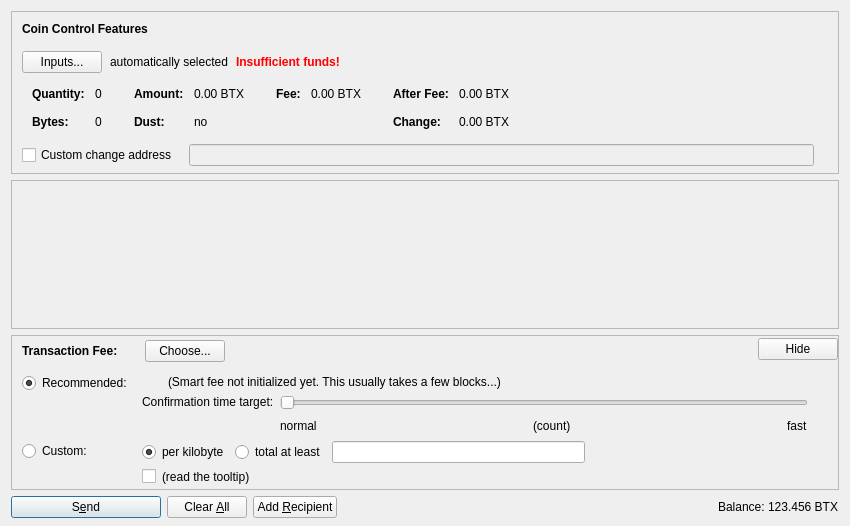
<?xml version="1.0" encoding="UTF-8"?>
<ui version="4.0">
 <class>SendCoinsDialog</class>
 <widget class="QDialog" name="SendCoinsDialog">
  <property name="geometry">
   <rect>
    <x>0</x>
    <y>0</y>
    <width>850</width>
    <height>526</height>
   </rect>
  </property>
  <property name="windowTitle">
   <string>Send Coins</string>
  </property>
  <layout class="QVBoxLayout" name="verticalLayout" stretch="0,1,0,0">
   <property name="bottomMargin">
    <number>8</number>
   </property>
   <item>
    <widget class="QFrame" name="frameCoinControl">
     <property name="sizePolicy">
      <sizepolicy hsizetype="Expanding" vsizetype="Expanding">
       <horstretch>0</horstretch>
       <verstretch>0</verstretch>
      </sizepolicy>
     </property>
     <property name="maximumSize">
      <size>
       <width>16777215</width>
       <height>16777215</height>
      </size>
     </property>
     <property name="frameShape">
      <enum>QFrame::StyledPanel</enum>
     </property>
     <property name="frameShadow">
      <enum>QFrame::Sunken</enum>
     </property>
     <layout class="QVBoxLayout" name="verticalLayoutCoinControl2">
      <property name="spacing">
       <number>0</number>
      </property>
      <property name="leftMargin">
       <number>0</number>
      </property>
      <property name="topMargin">
       <number>0</number>
      </property>
      <property name="rightMargin">
       <number>0</number>
      </property>
      <property name="bottomMargin">
       <number>6</number>
      </property>
      <item>
       <layout class="QVBoxLayout" name="verticalLayoutCoinControl" stretch="0,0,0,0,1">
        <property name="spacing">
         <number>0</number>
        </property>
        <property name="leftMargin">
         <number>10</number>
        </property>
        <property name="topMargin">
         <number>10</number>
        </property>
        <item>
         <layout class="QHBoxLayout" name="horizontalLayoutCoinControl1">
          <property name="bottomMargin">
           <number>15</number>
          </property>
          <item>
           <widget class="QLabel" name="labelCoinControlFeatures">
            <property name="sizePolicy">
             <sizepolicy hsizetype="Preferred" vsizetype="Maximum">
              <horstretch>0</horstretch>
              <verstretch>0</verstretch>
             </sizepolicy>
            </property>
            <property name="font">
             <font>
              <weight>75</weight>
              <bold>true</bold>
             </font>
            </property>
            <property name="styleSheet">
             <string notr="true">font-weight:bold;</string>
            </property>
            <property name="text">
             <string>Coin Control Features</string>
            </property>
           </widget>
          </item>
         </layout>
        </item>
        <item>
         <layout class="QHBoxLayout" name="horizontalLayoutCoinControl2" stretch="0,0,0,0">
          <property name="spacing">
           <number>8</number>
          </property>
          <property name="bottomMargin">
           <number>10</number>
          </property>
          <item>
           <widget class="QPushButton" name="pushButtonCoinControl">
            <property name="styleSheet">
             <string notr="true"/>
            </property>
            <property name="text">
             <string>Inputs...</string>
            </property>
            <property name="autoDefault">
             <bool>false</bool>
            </property>
           </widget>
          </item>
          <item>
           <widget class="QLabel" name="labelCoinControlAutomaticallySelected">
            <property name="text">
             <string>automatically selected</string>
            </property>
            <property name="margin">
             <number>5</number>
            </property>
           </widget>
          </item>
          <item>
           <widget class="QLabel" name="labelCoinControlInsuffFunds">
            <property name="font">
             <font>
              <weight>75</weight>
              <bold>true</bold>
             </font>
            </property>
            <property name="styleSheet">
             <string notr="true">color:red;font-weight:bold;</string>
            </property>
            <property name="text">
             <string>Insufficient funds!</string>
            </property>
            <property name="margin">
             <number>5</number>
            </property>
           </widget>
          </item>
          <item>
           <spacer name="horizontalSpacerCoinControl">
            <property name="orientation">
             <enum>Qt::Horizontal</enum>
            </property>
            <property name="sizeHint" stdset="0">
             <size>
              <width>40</width>
              <height>1</height>
             </size>
            </property>
           </spacer>
          </item>
         </layout>
        </item>
        <item>
         <widget class="QWidget" name="widgetCoinControl" native="true">
          <property name="sizePolicy">
           <sizepolicy hsizetype="Preferred" vsizetype="Preferred">
            <horstretch>0</horstretch>
            <verstretch>0</verstretch>
           </sizepolicy>
          </property>
          <property name="minimumSize">
           <size>
            <width>0</width>
            <height>0</height>
           </size>
          </property>
          <property name="styleSheet">
           <string notr="true"/>
          </property>
          <layout class="QHBoxLayout" name="horizontalLayoutCoinControl5">
           <property name="leftMargin">
            <number>0</number>
           </property>
           <property name="topMargin">
            <number>0</number>
           </property>
           <property name="rightMargin">
            <number>0</number>
           </property>
           <property name="bottomMargin">
            <number>0</number>
           </property>
           <item>
            <layout class="QHBoxLayout" name="horizontalLayoutCoinControl3" stretch="0,0,0,1">
             <property name="spacing">
              <number>20</number>
             </property>
             <property name="topMargin">
              <number>0</number>
             </property>
             <property name="bottomMargin">
              <number>10</number>
             </property>
             <item>
              <layout class="QFormLayout" name="formLayoutCoinControl1">
               <property name="horizontalSpacing">
                <number>10</number>
               </property>
               <property name="verticalSpacing">
                <number>14</number>
               </property>
               <property name="leftMargin">
                <number>10</number>
               </property>
               <property name="topMargin">
                <number>4</number>
               </property>
               <property name="rightMargin">
                <number>6</number>
               </property>
               <item row="0" column="0">
                <widget class="QLabel" name="labelCoinControlQuantityText">
                 <property name="font">
                  <font>
                   <weight>75</weight>
                   <bold>true</bold>
                  </font>
                 </property>
                 <property name="text">
                  <string>Quantity:</string>
                 </property>
                 <property name="margin">
                  <number>0</number>
                 </property>
                </widget>
               </item>
               <item row="0" column="1">
                <widget class="QLabel" name="labelCoinControlQuantity">
                 <property name="cursor">
                  <cursorShape>IBeamCursor</cursorShape>
                 </property>
                 <property name="contextMenuPolicy">
                  <enum>Qt::ActionsContextMenu</enum>
                 </property>
                 <property name="text">
                  <string notr="true">0</string>
                 </property>
                 <property name="margin">
                  <number>0</number>
                 </property>
                 <property name="textInteractionFlags">
                  <set>Qt::LinksAccessibleByMouse|Qt::TextSelectableByKeyboard|Qt::TextSelectableByMouse</set>
                 </property>
                </widget>
               </item>
               <item row="1" column="0">
                <widget class="QLabel" name="labelCoinControlBytesText">
                 <property name="font">
                  <font>
                   <weight>75</weight>
                   <bold>true</bold>
                  </font>
                 </property>
                 <property name="text">
                  <string>Bytes:</string>
                 </property>
                </widget>
               </item>
               <item row="1" column="1">
                <widget class="QLabel" name="labelCoinControlBytes">
                 <property name="cursor">
                  <cursorShape>IBeamCursor</cursorShape>
                 </property>
                 <property name="contextMenuPolicy">
                  <enum>Qt::ActionsContextMenu</enum>
                 </property>
                 <property name="text">
                  <string notr="true">0</string>
                 </property>
                 <property name="textInteractionFlags">
                  <set>Qt::LinksAccessibleByMouse|Qt::TextSelectableByKeyboard|Qt::TextSelectableByMouse</set>
                 </property>
                </widget>
               </item>
              </layout>
             </item>
             <item>
              <layout class="QFormLayout" name="formLayoutCoinControl2">
               <property name="horizontalSpacing">
                <number>10</number>
               </property>
               <property name="verticalSpacing">
                <number>14</number>
               </property>
               <property name="leftMargin">
                <number>6</number>
               </property>
               <property name="topMargin">
                <number>4</number>
               </property>
               <property name="rightMargin">
                <number>6</number>
               </property>
               <item row="0" column="0">
                <widget class="QLabel" name="labelCoinControlAmountText">
                 <property name="font">
                  <font>
                   <weight>75</weight>
                   <bold>true</bold>
                  </font>
                 </property>
                 <property name="text">
                  <string>Amount:</string>
                 </property>
                 <property name="margin">
                  <number>0</number>
                 </property>
                </widget>
               </item>
               <item row="0" column="1">
                <widget class="QLabel" name="labelCoinControlAmount">
                 <property name="cursor">
                  <cursorShape>IBeamCursor</cursorShape>
                 </property>
                 <property name="contextMenuPolicy">
                  <enum>Qt::ActionsContextMenu</enum>
                 </property>
                 <property name="text">
                  <string notr="true">0.00 BTX</string>
                 </property>
                 <property name="textInteractionFlags">
                  <set>Qt::LinksAccessibleByMouse|Qt::TextSelectableByKeyboard|Qt::TextSelectableByMouse</set>
                 </property>
                </widget>
               </item>
               <item row="1" column="0">
                <widget class="QLabel" name="labelCoinControlLowOutputText">
                 <property name="font">
                  <font>
                   <weight>75</weight>
                   <bold>true</bold>
                  </font>
                 </property>
                 <property name="text">
                  <string>Dust:</string>
                 </property>
                </widget>
               </item>
               <item row="1" column="1">
                <widget class="QLabel" name="labelCoinControlLowOutput">
                 <property name="cursor">
                  <cursorShape>IBeamCursor</cursorShape>
                 </property>
                 <property name="contextMenuPolicy">
                  <enum>Qt::ActionsContextMenu</enum>
                 </property>
                 <property name="text">
                  <string notr="true">no</string>
                 </property>
                 <property name="textInteractionFlags">
                  <set>Qt::LinksAccessibleByMouse|Qt::TextSelectableByKeyboard|Qt::TextSelectableByMouse</set>
                 </property>
                </widget>
               </item>
              </layout>
             </item>
             <item>
              <layout class="QFormLayout" name="formLayoutCoinControl3">
               <property name="horizontalSpacing">
                <number>10</number>
               </property>
               <property name="verticalSpacing">
                <number>14</number>
               </property>
               <property name="leftMargin">
                <number>6</number>
               </property>
               <property name="topMargin">
                <number>4</number>
               </property>
               <property name="rightMargin">
                <number>6</number>
               </property>
               <item row="0" column="0">
                <widget class="QLabel" name="labelCoinControlFeeText">
                 <property name="font">
                  <font>
                   <weight>75</weight>
                   <bold>true</bold>
                  </font>
                 </property>
                 <property name="text">
                  <string>Fee:</string>
                 </property>
                 <property name="margin">
                  <number>0</number>
                 </property>
                </widget>
               </item>
               <item row="0" column="1">
                <widget class="QLabel" name="labelCoinControlFee">
                 <property name="cursor">
                  <cursorShape>IBeamCursor</cursorShape>
                 </property>
                 <property name="contextMenuPolicy">
                  <enum>Qt::ActionsContextMenu</enum>
                 </property>
                 <property name="text">
                  <string notr="true">0.00 BTX</string>
                 </property>
                 <property name="textInteractionFlags">
                  <set>Qt::LinksAccessibleByMouse|Qt::TextSelectableByKeyboard|Qt::TextSelectableByMouse</set>
                 </property>
                </widget>
               </item>
              </layout>
             </item>
             <item>
              <layout class="QFormLayout" name="formLayoutCoinControl4">
               <property name="horizontalSpacing">
                <number>10</number>
               </property>
               <property name="verticalSpacing">
                <number>14</number>
               </property>
               <property name="leftMargin">
                <number>6</number>
               </property>
               <property name="topMargin">
                <number>4</number>
               </property>
               <property name="rightMargin">
                <number>6</number>
               </property>
               <item row="0" column="0">
                <widget class="QLabel" name="labelCoinControlAfterFeeText">
                 <property name="font">
                  <font>
                   <weight>75</weight>
                   <bold>true</bold>
                  </font>
                 </property>
                 <property name="text">
                  <string>After Fee:</string>
                 </property>
                 <property name="margin">
                  <number>0</number>
                 </property>
                </widget>
               </item>
               <item row="0" column="1">
                <widget class="QLabel" name="labelCoinControlAfterFee">
                 <property name="cursor">
                  <cursorShape>IBeamCursor</cursorShape>
                 </property>
                 <property name="contextMenuPolicy">
                  <enum>Qt::ActionsContextMenu</enum>
                 </property>
                 <property name="text">
                  <string notr="true">0.00 BTX</string>
                 </property>
                 <property name="textInteractionFlags">
                  <set>Qt::LinksAccessibleByMouse|Qt::TextSelectableByKeyboard|Qt::TextSelectableByMouse</set>
                 </property>
                </widget>
               </item>
               <item row="1" column="0">
                <widget class="QLabel" name="labelCoinControlChangeText">
                 <property name="font">
                  <font>
                   <weight>75</weight>
                   <bold>true</bold>
                  </font>
                 </property>
                 <property name="text">
                  <string>Change:</string>
                 </property>
                </widget>
               </item>
               <item row="1" column="1">
                <widget class="QLabel" name="labelCoinControlChange">
                 <property name="cursor">
                  <cursorShape>IBeamCursor</cursorShape>
                 </property>
                 <property name="contextMenuPolicy">
                  <enum>Qt::ActionsContextMenu</enum>
                 </property>
                 <property name="text">
                  <string notr="true">0.00 BTX</string>
                 </property>
                 <property name="textInteractionFlags">
                  <set>Qt::LinksAccessibleByMouse|Qt::TextSelectableByKeyboard|Qt::TextSelectableByMouse</set>
                 </property>
                </widget>
               </item>
              </layout>
             </item>
            </layout>
           </item>
          </layout>
         </widget>
        </item>
        <item>
         <layout class="QHBoxLayout" name="horizontalLayoutCoinControl4" stretch="0,0,0">
          <property name="spacing">
           <number>12</number>
          </property>
          <property name="sizeConstraint">
           <enum>QLayout::SetDefaultConstraint</enum>
          </property>
          <property name="topMargin">
           <number>5</number>
          </property>
          <property name="rightMargin">
           <number>5</number>
          </property>
          <item>
           <widget class="QCheckBox" name="checkBoxCoinControlChange">
            <property name="toolTip">
             <string>If this is activated, but the change address is empty or invalid, change will be sent to a newly generated address.</string>
            </property>
            <property name="text">
             <string>Custom change address</string>
            </property>
           </widget>
          </item>
          <item>
           <widget class="QValidatedLineEdit" name="lineEditCoinControlChange">
            <property name="enabled">
             <bool>false</bool>
            </property>
            <property name="sizePolicy">
             <sizepolicy hsizetype="Expanding" vsizetype="Fixed">
              <horstretch>0</horstretch>
              <verstretch>0</verstretch>
             </sizepolicy>
            </property>
           </widget>
          </item>
          <item>
           <widget class="QLabel" name="labelCoinControlChangeLabel">
            <property name="sizePolicy">
             <sizepolicy hsizetype="Preferred" vsizetype="Expanding">
              <horstretch>0</horstretch>
              <verstretch>0</verstretch>
             </sizepolicy>
            </property>
            <property name="minimumSize">
             <size>
              <width>0</width>
              <height>0</height>
             </size>
            </property>
            <property name="text">
             <string/>
            </property>
            <property name="margin">
             <number>3</number>
            </property>
           </widget>
          </item>
         </layout>
        </item>
        <item>
         <spacer name="verticalSpacerCoinControl">
          <property name="orientation">
           <enum>Qt::Vertical</enum>
          </property>
          <property name="sizeHint" stdset="0">
           <size>
            <width>800</width>
            <height>1</height>
           </size>
          </property>
         </spacer>
        </item>
       </layout>
      </item>
     </layout>
    </widget>
   </item>
   <item>
    <widget class="QScrollArea" name="scrollArea">
     <property name="widgetResizable">
      <bool>true</bool>
     </property>
     <widget class="QWidget" name="scrollAreaWidgetContents">
      <property name="geometry">
       <rect>
        <x>0</x>
        <y>0</y>
        <width>830</width>
        <height>104</height>
       </rect>
      </property>
      <layout class="QVBoxLayout" name="verticalLayout_2" stretch="0,1">
       <property name="leftMargin">
        <number>0</number>
       </property>
       <property name="topMargin">
        <number>0</number>
       </property>
       <property name="rightMargin">
        <number>0</number>
       </property>
       <property name="bottomMargin">
        <number>0</number>
       </property>
       <item>
        <layout class="QVBoxLayout" name="entries">
         <property name="spacing">
          <number>6</number>
         </property>
        </layout>
       </item>
       <item>
        <spacer name="verticalSpacer">
         <property name="orientation">
          <enum>Qt::Vertical</enum>
         </property>
         <property name="sizeHint" stdset="0">
          <size>
           <width>20</width>
           <height>40</height>
          </size>
         </property>
        </spacer>
       </item>
      </layout>
     </widget>
    </widget>
   </item>
   <item>
    <widget class="QFrame" name="frameFee">
     <property name="sizePolicy">
      <sizepolicy hsizetype="Expanding" vsizetype="Expanding">
       <horstretch>0</horstretch>
       <verstretch>0</verstretch>
      </sizepolicy>
     </property>
     <property name="maximumSize">
      <size>
       <width>16777215</width>
       <height>16777215</height>
      </size>
     </property>
     <property name="frameShape">
      <enum>QFrame::StyledPanel</enum>
     </property>
     <property name="frameShadow">
      <enum>QFrame::Sunken</enum>
     </property>
     <layout class="QVBoxLayout" name="verticalLayoutFee1">
      <property name="spacing">
       <number>0</number>
      </property>
      <property name="leftMargin">
       <number>0</number>
      </property>
      <property name="topMargin">
       <number>0</number>
      </property>
      <property name="rightMargin">
       <number>0</number>
      </property>
      <property name="bottomMargin">
       <number>0</number>
      </property>
      <item>
       <layout class="QVBoxLayout" name="verticalLayoutFee2" stretch="0,0,0">
        <property name="spacing">
         <number>0</number>
        </property>
        <property name="leftMargin">
         <number>10</number>
        </property>
        <property name="topMargin">
         <number>0</number>
        </property>
        <item>
         <layout class="QHBoxLayout" name="horizontalLayoutFee1">
          <property name="bottomMargin">
           <number>0</number>
          </property>
          <item>
           <layout class="QVBoxLayout" name="verticalLayoutFee7">
            <property name="spacing">
             <number>0</number>
            </property>
            <item>
             <spacer name="verticalSpacerSmartFee">
              <property name="orientation">
               <enum>Qt::Vertical</enum>
              </property>
              <property name="sizeType">
               <enum>QSizePolicy::Fixed</enum>
              </property>
              <property name="sizeHint" stdset="0">
               <size>
                <width>1</width>
                <height>4</height>
               </size>
              </property>
             </spacer>
            </item>
            <item>
             <layout class="QHBoxLayout" name="horizontalLayoutSmartFee">
              <property name="spacing">
               <number>10</number>
              </property>
              <item>
               <widget class="QLabel" name="labelFeeHeadline">
                <property name="sizePolicy">
                 <sizepolicy hsizetype="Preferred" vsizetype="Maximum">
                  <horstretch>0</horstretch>
                  <verstretch>0</verstretch>
                 </sizepolicy>
                </property>
                <property name="font">
                 <font>
                  <weight>75</weight>
                  <bold>true</bold>
                 </font>
                </property>
                <property name="styleSheet">
                 <string notr="true">font-weight:bold;</string>
                </property>
                <property name="text">
                 <string>Transaction Fee:</string>
                </property>
               </widget>
              </item>
              <item>
               <widget class="QLabel" name="labelFeeMinimized">
                <property name="text">
                 <string/>
                </property>
               </widget>
              </item>
              <item>
               <widget class="QPushButton" name="buttonChooseFee">
                <property name="text">
                 <string>Choose...</string>
                </property>
               </widget>
              </item>
             </layout>
            </item>
            <item>
             <spacer name="verticalSpacer_5">
              <property name="orientation">
               <enum>Qt::Vertical</enum>
              </property>
              <property name="sizeHint" stdset="0">
               <size>
                <width>1</width>
                <height>1</height>
               </size>
              </property>
             </spacer>
            </item>
           </layout>
          </item>
          <item>
           <spacer name="horizontalSpacer_4">
            <property name="orientation">
             <enum>Qt::Horizontal</enum>
            </property>
            <property name="sizeHint" stdset="0">
             <size>
              <width>40</width>
              <height>20</height>
             </size>
            </property>
           </spacer>
          </item>
          <item>
           <widget class="QPushButton" name="buttonMinimizeFee">
            <property name="toolTip">
             <string>collapse fee-settings</string>
            </property>
            <property name="text">
             <string>Hide</string>
            </property>
           </widget>
          </item>
         </layout>
        </item>
        <item>
         <widget class="QFrame" name="frameFeeSelection">
          <layout class="QVBoxLayout" name="verticalLayoutFee12">
           <property name="spacing">
            <number>0</number>
           </property>
           <property name="leftMargin">
            <number>0</number>
           </property>
           <property name="topMargin">
            <number>0</number>
           </property>
           <property name="rightMargin">
            <number>0</number>
           </property>
           <property name="bottomMargin">
            <number>0</number>
           </property>
           <item>
            <layout class="QGridLayout" name="gridLayoutFee">
             <property name="topMargin">
              <number>10</number>
             </property>
             <property name="bottomMargin">
              <number>4</number>
             </property>
             <property name="horizontalSpacing">
              <number>10</number>
             </property>
             <property name="verticalSpacing">
              <number>4</number>
             </property>
             <item row="1" column="1">
              <layout class="QVBoxLayout" name="verticalLayoutFee8">
               <property name="spacing">
                <number>6</number>
               </property>
               <item>
                <layout class="QHBoxLayout" name="horizontalLayoutFee13">
                 <item>
                  <widget class="QRadioButton" name="radioCustomPerKilobyte">
                   <property name="toolTip">
                    <string>If the custom fee is set to 1000 satoshis and the transaction is only 250 bytes, then &quot;per kilobyte&quot; only pays 250 satoshis in fee, while &quot;total at least&quot; pays 1000 satoshis. For transactions bigger than a kilobyte both pay by kilobyte.</string>
                   </property>
                   <property name="text">
                    <string>per kilobyte</string>
                   </property>
                   <property name="checked">
                    <bool>true</bool>
                   </property>
                   <attribute name="buttonGroup">
                    <string notr="true">groupCustomFee</string>
                   </attribute>
                  </widget>
                 </item>
                 <item>
                  <widget class="QRadioButton" name="radioCustomAtLeast">
                   <property name="toolTip">
                    <string>If the custom fee is set to 1000 satoshis and the transaction is only 250 bytes, then &quot;per kilobyte&quot; only pays 250 satoshis in fee, while &quot;total at least&quot; pays 1000 satoshis. For transactions bigger than a kilobyte both pay by kilobyte.</string>
                   </property>
                   <property name="text">
                    <string>total at least</string>
                   </property>
                   <attribute name="buttonGroup">
                    <string notr="true">groupCustomFee</string>
                   </attribute>
                  </widget>
                 </item>
                 <item>
                  <widget class="BitCoreAmountField" name="customFee"/>
                 </item>
                 <item>
                  <spacer name="horizontalSpacer_6">
                   <property name="orientation">
                    <enum>Qt::Horizontal</enum>
                   </property>
                   <property name="sizeHint" stdset="0">
                    <size>
                     <width>1</width>
                     <height>1</height>
                    </size>
                   </property>
                  </spacer>
                 </item>
                </layout>
               </item>
               <item>
                <layout class="QHBoxLayout" name="horizontalLayoutFee8">
                 <item>
                  <widget class="QCheckBox" name="checkBoxMinimumFee">
                   <property name="toolTip">
                    <string>Paying only the minimum fee is just fine as long as there is less transaction volume than space in the blocks. But be aware that this can end up in a never confirming transaction once there is more demand for bitcore transactions than the network can process.</string>
                   </property>
                   <property name="text">
                    <string/>
                   </property>
                  </widget>
                 </item>
                 <item>
                  <widget class="QLabel" name="labelMinFeeWarning">
                   <property name="enabled">
                    <bool>true</bool>
                   </property>
                   <property name="toolTip">
                    <string>Paying only the minimum fee is just fine as long as there is less transaction volume than space in the blocks. But be aware that this can end up in a never confirming transaction once there is more demand for bitcore transactions than the network can process.</string>
                   </property>
                   <property name="text">
                    <string>(read the tooltip)</string>
                   </property>
                   <property name="margin">
                    <number>5</number>
                   </property>
                  </widget>
                 </item>
                 <item>
                  <spacer name="horizontalSpacer_2">
                   <property name="orientation">
                    <enum>Qt::Horizontal</enum>
                   </property>
                   <property name="sizeHint" stdset="0">
                    <size>
                     <width>1</width>
                     <height>1</height>
                    </size>
                   </property>
                  </spacer>
                 </item>
                </layout>
               </item>
              </layout>
             </item>
             <item row="0" column="0">
              <layout class="QVBoxLayout" name="verticalLayoutFee4" stretch="0,1">
               <item>
                <widget class="QRadioButton" name="radioSmartFee">
                 <property name="text">
                  <string>Recommended:</string>
                 </property>
                 <property name="checked">
                  <bool>true</bool>
                 </property>
                 <attribute name="buttonGroup">
                  <string notr="true">groupFee</string>
                 </attribute>
                </widget>
               </item>
               <item>
                <spacer name="verticalSpacer_2">
                 <property name="orientation">
                  <enum>Qt::Vertical</enum>
                 </property>
                 <property name="sizeHint" stdset="0">
                  <size>
                   <width>1</width>
                   <height>1</height>
                  </size>
                 </property>
                </spacer>
               </item>
              </layout>
             </item>
             <item row="1" column="0">
              <layout class="QVBoxLayout" name="verticalLayoutFee9" stretch="0,1">
               <item>
                <widget class="QRadioButton" name="radioCustomFee">
                 <property name="text">
                  <string>Custom:</string>
                 </property>
                 <attribute name="buttonGroup">
                  <string notr="true">groupFee</string>
                 </attribute>
                </widget>
               </item>
               <item>
                <spacer name="verticalSpacer_6">
                 <property name="orientation">
                  <enum>Qt::Vertical</enum>
                 </property>
                 <property name="sizeHint" stdset="0">
                  <size>
                   <width>1</width>
                   <height>1</height>
                  </size>
                 </property>
                </spacer>
               </item>
              </layout>
             </item>
             <item row="0" column="1">
              <layout class="QVBoxLayout" name="verticalLayoutFee3" stretch="0,0,1">
               <property name="spacing">
                <number>6</number>
               </property>
               <property name="topMargin">
                <number>2</number>
               </property>
               <item>
                <layout class="QHBoxLayout" name="horizontalLayoutFee12">
                 <item>
                  <widget class="QLabel" name="labelSmartFee">
                   <property name="text">
                    <string/>
                   </property>
                   <property name="margin">
                    <number>2</number>
                   </property>
                  </widget>
                 </item>
                 <item>
                  <widget class="QLabel" name="labelFeeEstimation">
                   <property name="text">
                    <string/>
                   </property>
                  </widget>
                 </item>
                 <item>
                  <widget class="QLabel" name="labelSmartFee2">
                   <property name="text">
                    <string>(Smart fee not initialized yet. This usually takes a few blocks...)</string>
                   </property>
                   <property name="margin">
                    <number>2</number>
                   </property>
                  </widget>
                 </item>
                 <item>
                  <spacer name="horizontalSpacer_5">
                   <property name="orientation">
                    <enum>Qt::Horizontal</enum>
                   </property>
                   <property name="sizeHint" stdset="0">
                    <size>
                     <width>1</width>
                     <height>1</height>
                    </size>
                   </property>
                  </spacer>
                 </item>
                </layout>
               </item>
               <item>
                <layout class="QHBoxLayout" name="horizontalLayoutFee9">
                 <item>
                  <layout class="QVBoxLayout" name="verticalLayoutFee6">
                   <item>
                    <widget class="QLabel" name="labelSmartFee3">
                     <property name="text">
                      <string>Confirmation time target:</string>
                     </property>
                     <property name="margin">
                      <number>2</number>
                     </property>
                    </widget>
                   </item>
                   <item>
                    <spacer name="verticalSpacer_3">
                     <property name="orientation">
                      <enum>Qt::Vertical</enum>
                     </property>
                     <property name="sizeHint" stdset="0">
                      <size>
                       <width>1</width>
                       <height>1</height>
                      </size>
                     </property>
                    </spacer>
                   </item>
                  </layout>
                 </item>
                 <item>
                  <layout class="QVBoxLayout" name="verticalLayoutFee5">
                   <property name="rightMargin">
                    <number>30</number>
                   </property>
                   <item>
                    <widget class="QSlider" name="sliderSmartFee">
                     <property name="minimum">
                      <number>0</number>
                     </property>
                     <property name="maximum">
                      <number>23</number>
                     </property>
                     <property name="pageStep">
                      <number>1</number>
                     </property>
                     <property name="value">
                      <number>0</number>
                     </property>
                     <property name="orientation">
                      <enum>Qt::Horizontal</enum>
                     </property>
                     <property name="invertedAppearance">
                      <bool>false</bool>
                     </property>
                     <property name="invertedControls">
                      <bool>false</bool>
                     </property>
                     <property name="tickPosition">
                      <enum>QSlider::NoTicks</enum>
                     </property>
                    </widget>
                   </item>
                   <item>
                    <layout class="QHBoxLayout" name="horizontalLayoutFee10">
                     <item>
                      <widget class="QLabel" name="labelSmartFeeNormal">
                       <property name="text">
                        <string>normal</string>
                       </property>
                      </widget>
                     </item>
                     <item>
                      <spacer name="horizontalSpacer_7">
                       <property name="orientation">
                        <enum>Qt::Horizontal</enum>
                       </property>
                       <property name="sizeHint" stdset="0">
                        <size>
                         <width>40</width>
                         <height>20</height>
                        </size>
                       </property>
                      </spacer>
                     </item>
                     <item>
                      <widget class="QLabel" name="confirmationTargetLabel">
                       <property name="text">
                        <string notr="true">(count)</string>
                       </property>
                      </widget>
                     </item>
                     <item>
                      <spacer name="horizontalSpacer_3">
                       <property name="orientation">
                        <enum>Qt::Horizontal</enum>
                       </property>
                       <property name="sizeHint" stdset="0">
                        <size>
                         <width>40</width>
                         <height>20</height>
                        </size>
                       </property>
                      </spacer>
                     </item>
                     <item>
                      <widget class="QLabel" name="labelSmartFeeFast">
                       <property name="text">
                        <string>fast</string>
                       </property>
                      </widget>
                     </item>
                    </layout>
                   </item>
                  </layout>
                 </item>
                </layout>
               </item>
               <item>
                <spacer name="verticalSpacer_4">
                 <property name="orientation">
                  <enum>Qt::Vertical</enum>
                 </property>
                 <property name="sizeHint" stdset="0">
                  <size>
                   <width>1</width>
                   <height>1</height>
                  </size>
                 </property>
                </spacer>
               </item>
              </layout>
             </item>
            </layout>
           </item>
          </layout>
         </widget>
        </item>
        <item>
         <spacer name="verticalSpacerFee">
          <property name="orientation">
           <enum>Qt::Vertical</enum>
          </property>
          <property name="sizeHint" stdset="0">
           <size>
            <width>800</width>
            <height>1</height>
           </size>
          </property>
         </spacer>
        </item>
       </layout>
      </item>
     </layout>
    </widget>
   </item>
   <item>
    <layout class="QHBoxLayout" name="horizontalLayout">
     <item>
      <widget class="QPushButton" name="sendButton">
       <property name="minimumSize">
        <size>
         <width>150</width>
         <height>0</height>
        </size>
       </property>
       <property name="toolTip">
        <string>Confirm the send action</string>
       </property>
       <property name="text">
        <string>S&amp;end</string>
       </property>
       <property name="icon">
        <iconset resource="../bitcore.qrc">
         <normaloff>:/icons/send</normaloff>:/icons/send</iconset>
       </property>
       <property name="autoDefault">
        <bool>false</bool>
       </property>
       <property name="default">
        <bool>true</bool>
       </property>
      </widget>
     </item>
     <item>
      <widget class="QPushButton" name="clearButton">
       <property name="sizePolicy">
        <sizepolicy hsizetype="Minimum" vsizetype="Fixed">
         <horstretch>0</horstretch>
         <verstretch>0</verstretch>
        </sizepolicy>
       </property>
       <property name="toolTip">
        <string>Clear all fields of the form.</string>
       </property>
       <property name="text">
        <string>Clear &amp;All</string>
       </property>
       <property name="icon">
        <iconset resource="../bitcore.qrc">
         <normaloff>:/icons/remove</normaloff>:/icons/remove</iconset>
       </property>
       <property name="autoDefault">
        <bool>false</bool>
       </property>
      </widget>
     </item>
     <item>
      <widget class="QPushButton" name="addButton">
       <property name="toolTip">
        <string>Send to multiple recipients at once</string>
       </property>
       <property name="text">
        <string>Add &amp;Recipient</string>
       </property>
       <property name="icon">
        <iconset resource="../bitcore.qrc">
         <normaloff>:/icons/add</normaloff>:/icons/add</iconset>
       </property>
       <property name="autoDefault">
        <bool>false</bool>
       </property>
      </widget>
     </item>
     <item>
      <spacer name="horizontalSpacer">
       <property name="orientation">
        <enum>Qt::Horizontal</enum>
       </property>
       <property name="sizeHint" stdset="0">
        <size>
         <width>40</width>
         <height>20</height>
        </size>
       </property>
      </spacer>
     </item>
     <item>
      <layout class="QHBoxLayout" name="horizontalLayout_2">
       <property name="spacing">
        <number>3</number>
       </property>
       <item>
        <widget class="QLabel" name="label">
         <property name="sizePolicy">
          <sizepolicy hsizetype="Preferred" vsizetype="Fixed">
           <horstretch>0</horstretch>
           <verstretch>0</verstretch>
          </sizepolicy>
         </property>
         <property name="text">
          <string>Balance:</string>
         </property>
        </widget>
       </item>
       <item>
        <widget class="QLabel" name="labelBalance">
         <property name="sizePolicy">
          <sizepolicy hsizetype="Preferred" vsizetype="Fixed">
           <horstretch>0</horstretch>
           <verstretch>0</verstretch>
          </sizepolicy>
         </property>
         <property name="cursor">
          <cursorShape>IBeamCursor</cursorShape>
         </property>
         <property name="text">
          <string notr="true">123.456 BTX</string>
         </property>
         <property name="textInteractionFlags">
          <set>Qt::LinksAccessibleByMouse|Qt::TextSelectableByKeyboard|Qt::TextSelectableByMouse</set>
         </property>
        </widget>
       </item>
      </layout>
     </item>
    </layout>
   </item>
  </layout>
 </widget>
 <customwidgets>
  <customwidget>
   <class>QValidatedLineEdit</class>
   <extends>QLineEdit</extends>
   <header>qvalidatedlineedit.h</header>
  </customwidget>
  <customwidget>
   <class>BitCoreAmountField</class>
   <extends>QLineEdit</extends>
   <header>bitcoreamountfield.h</header>
   <container>1</container>
  </customwidget>
 </customwidgets>
 <resources>
  <include location="../bitcore.qrc"/>
 </resources>
 <connections/>
 <buttongroups>
  <buttongroup name="groupFee"/>
  <buttongroup name="groupCustomFee"/>
 </buttongroups>
</ui>
